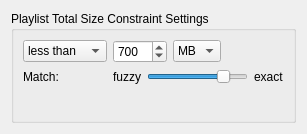
<?xml version="1.0" encoding="UTF-8"?>
<ui version="4.0">
 <author>Soren Harward &lt;stharward@gmail.com&gt;</author>
 <class>PlaylistFileSizeEditWidget</class>
 <widget class="QWidget" name="PlaylistFileSizeEditWidget">
  <property name="geometry">
   <rect>
    <x>0</x>
    <y>0</y>
    <width>307</width>
    <height>134</height>
   </rect>
  </property>
  <property name="whatsThis">
   <string>An editor for a Playlist Length constraint.  The user can the target number of tracks and whether the playlist contain fewer than, equal to, or more than that number of tracks; and the strictness with which the APG should match the target number of tracks.</string>
  </property>
  <layout class="QVBoxLayout" name="verticalLayout">
   <item>
    <widget class="QGroupBox" name="groupBox">
     <property name="title">
      <string>Playlist Total Size Constraint Settings</string>
     </property>
     <layout class="QGridLayout" name="gridLayout_2">
      <item row="0" column="0">
       <layout class="QGridLayout" name="gridLayout">
        <item row="0" column="0">
         <widget class="QComboBox" name="comboBox_Comparison">
          <property name="toolTip">
           <string/>
          </property>
          <property name="whatsThis">
           <string>Whether the total size of all files in the generated playlist should be less than, equal to, or more than the specified value.</string>
          </property>
          <property name="currentIndex">
           <number>0</number>
          </property>
          <item>
           <property name="text">
            <string>less than</string>
           </property>
          </item>
          <item>
           <property name="text">
            <string>equal to</string>
           </property>
          </item>
          <item>
           <property name="text">
            <string>more than</string>
           </property>
          </item>
         </widget>
        </item>
        <item row="0" column="1">
         <layout class="QHBoxLayout" name="horizontalLayout">
          <item>
           <widget class="QSpinBox" name="spinBox_Size">
            <property name="whatsThis">
             <string>The target total size of all the files in the playlist.</string>
            </property>
            <property name="minimum">
             <number>1</number>
            </property>
            <property name="maximum">
             <number>1000</number>
            </property>
            <property name="value">
             <number>700</number>
            </property>
           </widget>
          </item>
          <item>
           <widget class="QComboBox" name="comboBox_Unit">
            <property name="whatsThis">
             <string>The file size units used by the constraint.  Note that KB is 1,000 bytes; MB is 1,000,000 bytes; and so forth.</string>
            </property>
            <property name="currentIndex">
             <number>1</number>
            </property>
            <item>
             <property name="text">
              <string>KB</string>
             </property>
            </item>
            <item>
             <property name="text">
              <string>MB</string>
             </property>
            </item>
            <item>
             <property name="text">
              <string>GB</string>
             </property>
            </item>
            <item>
             <property name="text">
              <string>TB</string>
             </property>
            </item>
           </widget>
          </item>
          <item>
           <spacer name="horizontalSpacer">
            <property name="orientation">
             <enum>Qt::Horizontal</enum>
            </property>
            <property name="sizeHint" stdset="0">
             <size>
              <width>40</width>
              <height>20</height>
             </size>
            </property>
           </spacer>
          </item>
         </layout>
        </item>
        <item row="1" column="0">
         <widget class="QLabel" name="label_Strictness">
          <property name="whatsThis">
           <string>How strict the APG should be about matching the playlist duration to the specified time.</string>
          </property>
          <property name="text">
           <string>Match:</string>
          </property>
          <property name="buddy">
           <cstring>slider_Strictness</cstring>
          </property>
         </widget>
        </item>
        <item row="1" column="1">
         <layout class="QHBoxLayout" name="horizontalLayout_2">
          <item>
           <widget class="QLabel" name="label_Fuzzy">
            <property name="text">
             <string>fuzzy</string>
            </property>
           </widget>
          </item>
          <item>
           <widget class="QSlider" name="slider_Strictness">
            <property name="toolTip">
             <string/>
            </property>
            <property name="whatsThis">
             <string>&lt;html&gt;&lt;head/&gt;&lt;body&gt;&lt;p&gt;How strict the APG should be about matching the total size of all files in the playlist to the specified size.&lt;/p&gt;&lt;/body&gt;&lt;/html&gt;</string>
            </property>
            <property name="maximum">
             <number>10</number>
            </property>
            <property name="value">
             <number>8</number>
            </property>
            <property name="orientation">
             <enum>Qt::Horizontal</enum>
            </property>
           </widget>
          </item>
          <item>
           <widget class="QLabel" name="label_Exact">
            <property name="text">
             <string>exact</string>
            </property>
           </widget>
          </item>
         </layout>
        </item>
        <item row="2" column="1">
         <spacer name="verticalSpacer">
          <property name="orientation">
           <enum>Qt::Vertical</enum>
          </property>
          <property name="sizeHint" stdset="0">
           <size>
            <width>20</width>
            <height>40</height>
           </size>
          </property>
         </spacer>
        </item>
       </layout>
      </item>
     </layout>
    </widget>
   </item>
  </layout>
 </widget>
 <tabstops>
  <tabstop>comboBox_Comparison</tabstop>
  <tabstop>slider_Strictness</tabstop>
 </tabstops>
 <resources/>
 <connections/>
</ui>
